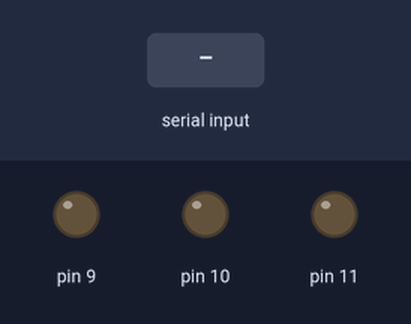
This sketch was run on a simulated Arduino Uno, built with avr-gcc and run on an emulated ATmega328P. On the bench: output pins drawn as LEDs (lit = HIGH). Inputs (shaded band) come from the test bench.

Above: at 1.2 s.
1.3 s: "G" received over Serial
At 1.7 s:
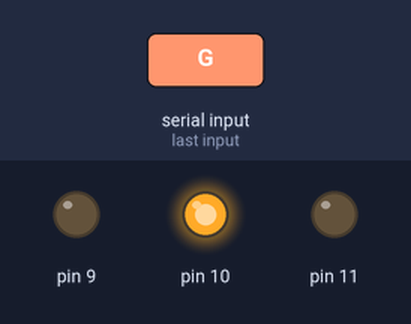
2.8 s: "R" received over Serial
At 4.0 s:
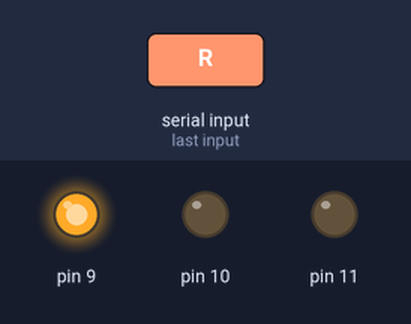
4.3 s: "Y" received over Serial
At 5.2 s:
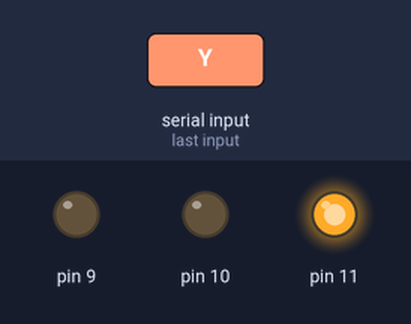
Timing chart, 0 to 7.3 s (numbered marks = the images above; inputs shaded):
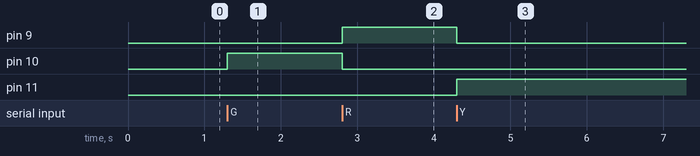

Measured:
- after the input at 1.3 s, pin 10: LOW → HIGH at once
- after the input at 2.8 s, pin 9: LOW → HIGH at once; pin 10: HIGH → LOW at once
- after the input at 4.3 s, pin 9: HIGH → LOW at once; pin 11: LOW → HIGH at once

The sketch:

serial_write_redLight_greenLight.ino
```cpp
void setup() {
  Serial.begin(9600);
  pinMode(9, OUTPUT);
  pinMode(10, OUTPUT);
  pinMode(11, OUTPUT);

}

void loop() {
  if (Serial.available() > 0) {
    char input = Serial.read();
    if (input == 'G') {
      digitalWrite(10, HIGH);
      digitalWrite(9, LOW);
      digitalWrite(11, LOW);
      delay(5);
    }
    if (input == 'R') {
      digitalWrite(9, HIGH);
      digitalWrite(10, LOW);
      digitalWrite(11, LOW);
      delay(5);
    }
    if (input == 'Y') {
      digitalWrite(11, HIGH);
      digitalWrite(10, LOW);
      digitalWrite(9, LOW);
      delay(5);
  }
 }
}
```
